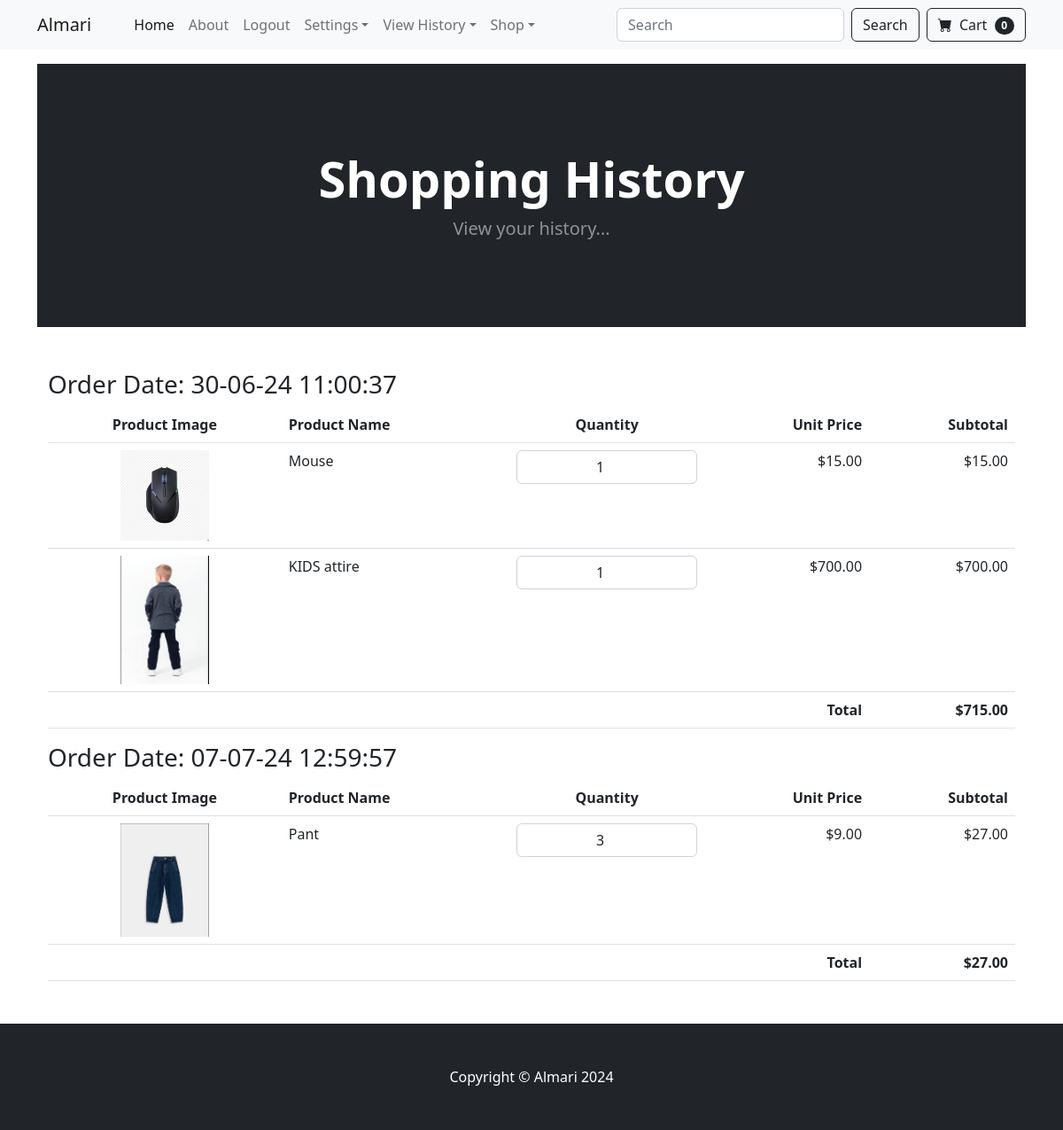
Page /user/retrieve_all_history/ (signed in) on the committed database.
### user/models.py (models this page shows, shortened)
class CustomerHistory(models.Model):
    username = models.CharField(max_length=100,default="")
    date = models.CharField(max_length=10)
    cart = models.TextField()
    total = models.DecimalField(max_digits=20,decimal_places=2)              #using text field to store the total because JSON does not support Decimal type (not serializable)
    class Meta:
        verbose_name_plural = "Customer History"

### user/views.py (the view)
# urls.py: path('retrieve_all_history/', views.retrieve_all_history, name='retrieve_all_history'),
def retrieve_all_history(request):
    if request.method == 'GET':
        try :
            username = request.session['username']
            customer = CustomerUser(username, '', '', '', request=request)
            history = customer.history.retrieve_all_history()
            for record in history:
                record['cart'] = ast.literal_eval(record['cart'])
        except Exception as e:
            messages.error(request,f"Something went wrong please try again {e}")
            return redirect('storeHome')
        else:
            if history:
                return render(request, 'user/retrieve_all_history.html', {'history': history})
            else:
                return render(request, 'user/retrieve_all_history.html', {'history': None})

### Almari/OOP/Cart.py (called while the page is built)
    def __len__(self):                              # operartor overloading used to return the length of the cart i.e
        return len(self.cart)

### Almari/OOP/Category.py (called while the page is built)
    @classmethod
    def from_model(cls, category_model):
        category = cls(category_model.name, category_model.image_url.url)
        category.model_instance = category_model
        return category

### Almari/OOP/History.py (called while the page is built)
    def serialize_history(self,history):            #method to serialize the history object to make it JSON serializable because decimal is not JSON serializable
        for key, value in history.items():
            if isinstance(value, Decimal):
                history[key] = str(value)  # or float(value)
        return history

    def retrieve_all_history(self):
        return self.history

### cart/context_processors.py (called while the page is built)
def cart_length(request):
    if 'logged_in' in request.session:
        username = request.session['username']
        customer = CustomerUser(username, '', '', '', request=request)
        cart = customer.cart
        return {'cart_length': len(cart)}
    return {'cart_length': 0}

### store/context_processors.py (called while the page is built)
def categories(request):
    category_models = CategoryModel.objects.all()
    categories = [Category.from_model(category_model) for category_model in category_models]
    return {'categories': categories}

### user/templates/user/retrieve_all_history.html
{% extends 'store/base.html' %}
{% block content %}
<header class="bg-dark py-5">
    <div class="container px-4 px-lg-5 my-5">
        <div class="text-center text-white">
            <h1 class="display-4 fw-bolder">Shopping History</h1>
            <p class="lead fw-normal text-white-50 mb-0">View your history...</p>
        </div>
    </div>
</header>
<div class="container mt-5">
    {% if not history %}
    <div class="text-center">
        <img src="{{ MEDIA_URL }}/media/uploads/no_history.jpg" alt="No History" style="max-width: 100%; height: auto;">
        <p>No history found...!</p>
    </div>
    {% else %}
    {% for record in history %}
    <h3>Order Date: {{ record.date }}</h3>
    <table class="table">
        <thead>
            <tr>
                <th class="text-center">Product Image</th>
                <th>Product Name</th>
                <th class="text-center">Quantity</th>
                <th class="text-end">Unit Price</th>
                <th class="text-end">Subtotal</th>
            </tr>
        </thead>
        <tbody>
            {% for product_id, product_info in record.cart.items %}
            <tr>
                <td class="text-center">
                    <img src="{{ product_info.4 }}" alt="{{ product_info.3 }}" class="img-fluid"
                        style="max-width: 100px; height: auto;">
                </td>
                <td>{{ product_info.3 }}</td>
                <td class="text-center">
                    <input class="form-control text-center d-inline-block quantity-input" name="quantity" type="number"
                        value="{{ product_info.0 }}" min="1" max="{{ product_info.0 }}" readonly>
                </td>
                <td class="text-end">${{ product_info.1|floatformat:2 }}</td>
                <td class="text-end">${{ product_info.2|floatformat:2 }}</td>
            </tr>
            {% endfor %}
            <tr>
                <td colspan="4" class="text-end"><strong>Total</strong></td>
                <td class="text-end"><strong>${{ record.total|floatformat:2 }}</strong></td>
            </tr>
        </tbody>
    </table>
    {% endfor %}
    {% endif %}
</div>
{% endblock %}

### rows in the picture
CustomerHistory: date "30-06-24 11:00:37"
CustomerHistory: date "07-07-24 12:59:57"

### other values in the picture
{{ cart_length }} "0"
{{ product_info.3 }} "Mouse" "KIDS attire" "Pant"
{{ product_info.1|floatformat:2 }} "15.00" "700.00" "9.00"
{{ product_info.2|floatformat:2 }} "15.00" "700.00" "27.00"
{{ record.total|floatformat:2 }} "715.00" "27.00"
